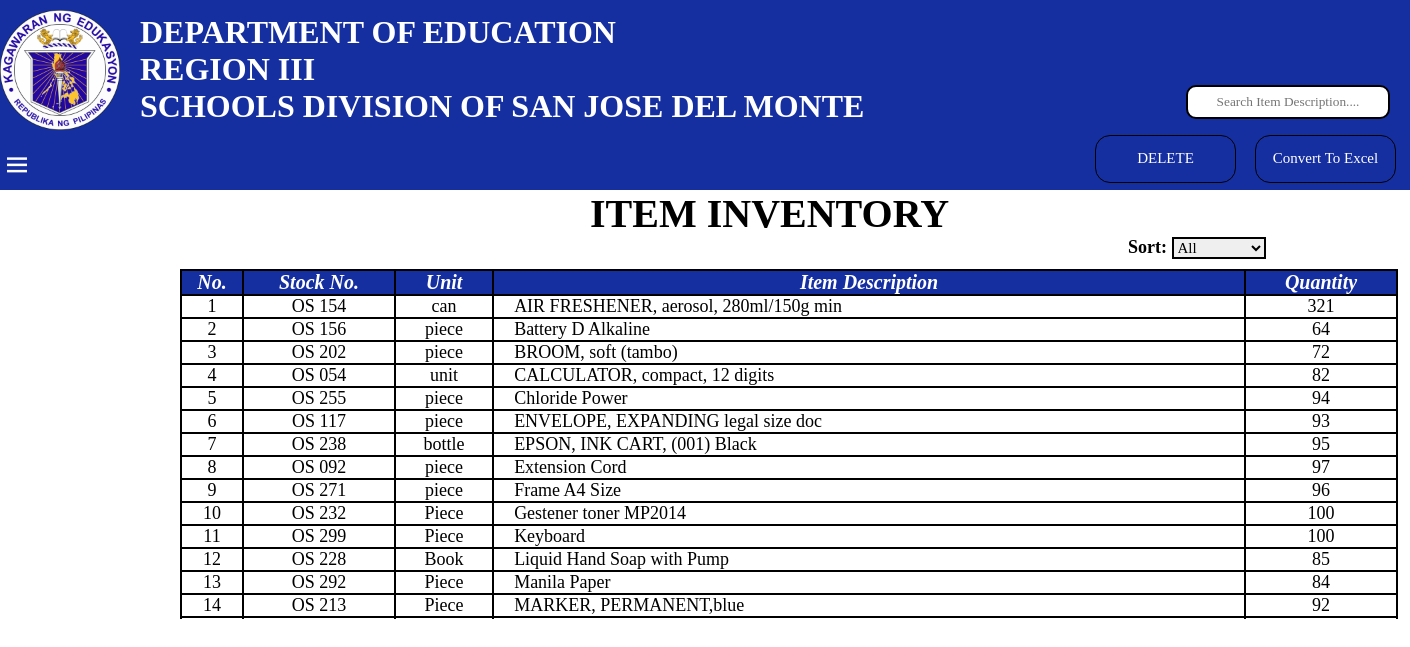
The page /superadmin_inventory.php on the database as committed earlier.
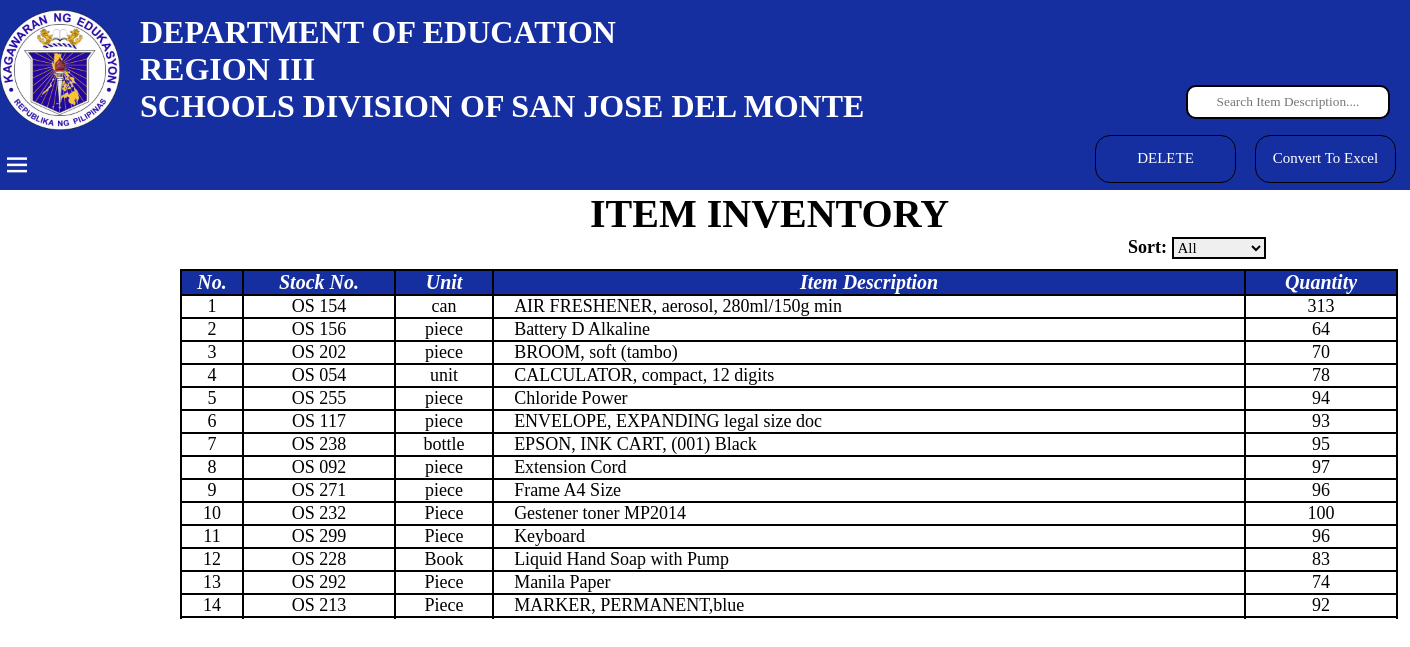
The same page on the database as committed later.
### tables this page shows
CREATE TABLE `inventory` (
  `item_description` varchar(50) DEFAULT NULL,
  `stock_number` varchar(10) DEFAULT NULL,
  `stock_unit` varchar(10) DEFAULT NULL,
  `item_quantity` int(10) DEFAULT NULL
);

### superadmin_inventory.php (the view, shortened to what this page needs)
<?php
    require_once("superadmin_connecttable.php");
?>
<!DOCTYPE html>
<html lang="en">
<head>
    <link rel="stylesheet" href="superadmin_inventory.css">
    <link href='https://unpkg.com/boxicons@2.1.4/css/boxicons.min.css' rel='stylesheet'>
</head>
<body>
    <header>
        <img src="logo/depedlogo.png" alt="">
        <h1>DEPARTMENT OF EDUCATION <br> REGION III <br> SCHOOLS DIVISION OF SAN JOSE DEL MONTE </h1>
        <div class="searchbar">
            <input type="text" id="searchInput" placeholder="Search Item Description...." oninput="searchTable()">
        </div>
        <button type="button" class="convertbtn" name="convert_excel" id="convert_excel"  onclick="exportTableToExcel('table')">Convert To Excel</button>
        <button type="button" class="deletebtn" name="delete_item" onclick="openDelete()">DELETE</button>
    </header>
    <h2>ITEM INVENTORY</h2>
    <div class="container">
        <label for="check">
            <span> <i class='bx bxs-x-circle' id="times"></i> </span>
            <span><i class='bx bx-menu' id="bars"></i></span>
        </label>
    </div>
    <form action="" method="get">
        <div class="sorting">
            <label for="sort_option">Sort:</label>
            <select name="sort_option" id="sort_option" onchange="sortTable()">
                <option value="">All</option>
            </select>
        </div>
    </form>
    <div class="scroll">
        <table id="table" border="1">
            <tr>
                <div class="headrow">
                    <th class="table-number">No.</th>
                    <th class="table-stock">Stock No.</th>
                    <th class="table-unit">Unit</th>
                    <th class="table-item">Item Description</th>
                    <th class="table-quantity">Quantity</th>
                </div>
            </tr>
            <tr>
                <div class="row2">
                    <?php
                        $sql = "SELECT * FROM inventory ORDER BY item_description ASC";
                        $result = mysqli_query($con, $sql);
                        $rowNumber = 1;
                        while($row = mysqli_fetch_assoc($result))
                        {
                    ?>
                        <td><?php echo $rowNumber;?></td>
                        <td><?php echo $row["stock_number"];?></td>
                        <td><?php echo $row["stock_unit"];?></td>
                        <td class="align-item-description"><?php echo $row["item_description"];?></td>
                        <td><?php echo $row["item_quantity"];?></td>
            </tr>
                    <?php
                        $rowNumber++;
                        }
                    ?>
                </div>
</body>
</html>

Rows that differ between the two databases and show on the page:
changed inventory "OS 154": item_quantity "321" → "313"
changed inventory "OS 202": item_quantity "72" → "70"
changed inventory "OS 054": item_quantity "82" → "78"
changed inventory "OS 299": item_quantity "100" → "96"
changed inventory "OS 228": item_quantity "85" → "83"
changed inventory "OS 292": item_quantity "84" → "74"
